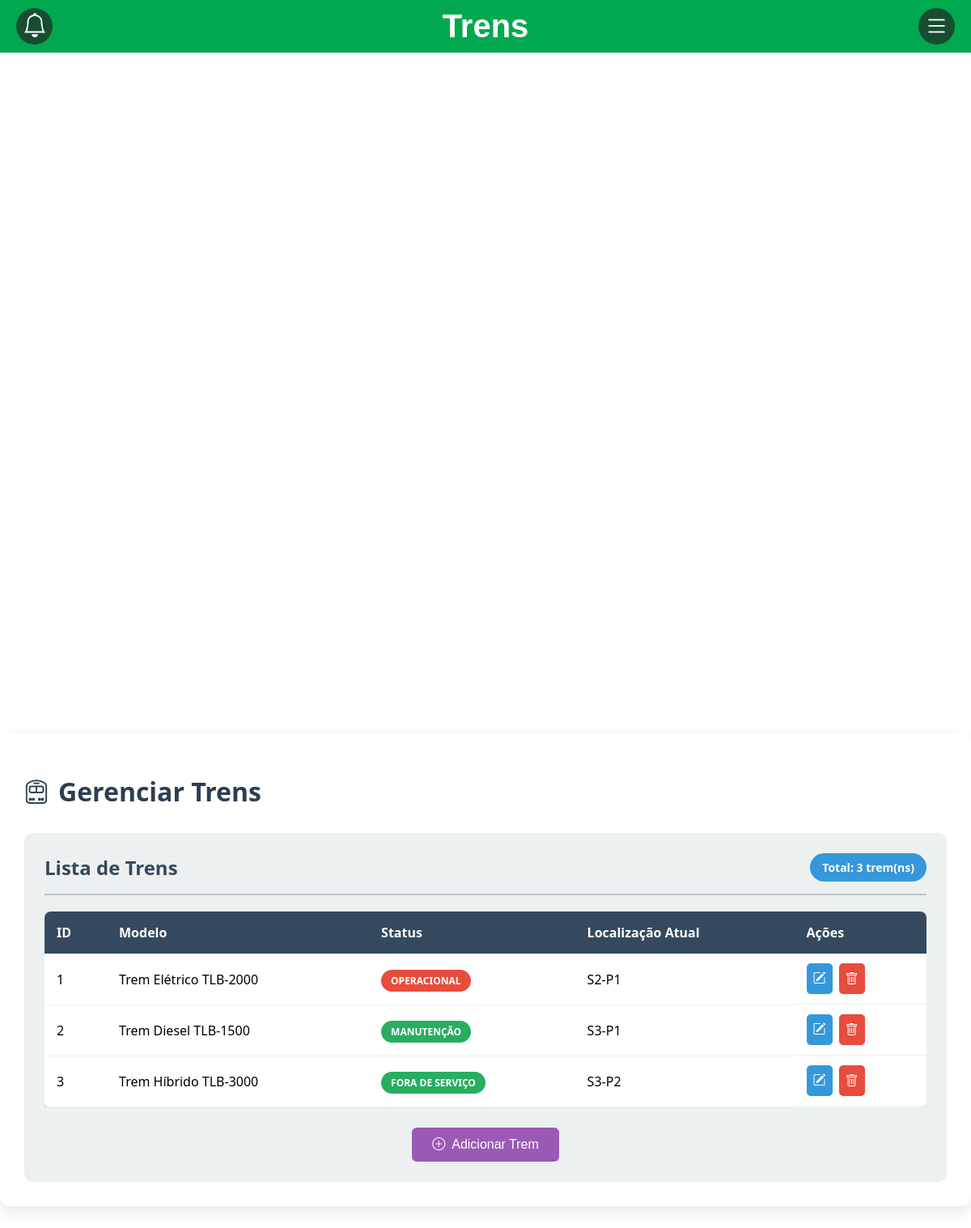
Screenshot of /sistema/public/trens.php (signed in) with the database file from the repository.
### tables this page shows
CREATE TABLE trem (
    id_trem INT NOT NULL AUTO_INCREMENT PRIMARY KEY,
    modelo_trem VARCHAR(100) NOT NULL,
    status_operacional_trem VARCHAR(50) NOT NULL,
    localizacao_atual_trem VARCHAR(100) NOT NULL
);

### sistema/public/trens.php (the view, shortened to what this page needs)
<?php
include "../db.php";
$sql = "SELECT id_trem, modelo_trem, status_operacional_trem, localizacao_atual_trem FROM trem ORDER BY id_trem";
$result = $conn->query($sql);
?>
<?php include "header.php"; ?>
<main>
    <div id="trem3D"></div>
    <div class="paginaFuncionarios" style="margin-top: 40px;">
        <h1>
            <i class="bi bi-train-front"></i> Gerenciar Trens
        </h1>
        <div class="blocoFuncionarios">
            <div class="cabecalhoFuncionarios">
                <h2>Lista de Trens</h2>
                <span class="totalFuncionarios">Total: <?php echo $result->num_rows; ?> trem(ns)</span>
            </div>
            <?php if ($result->num_rows > 0): ?>
                <div class="tabelaFuncionarios">
                    <table>
                        <thead>
                            <tr>
                                <th>ID</th>
                                <th>Modelo</th>
                                <th>Status</th>
                                <th>Localização Atual</th>
                                <th>Ações</th>
                            </tr>
                        </thead>
                        <tbody>
                            <?php while($row = $result->fetch_assoc()): ?>
                            <tr>
                                <td><?php echo htmlspecialchars($row['id_trem']); ?></td>
                                <td><?php echo htmlspecialchars($row['modelo_trem']); ?></td>
                                <td>
                                    <span class="funcao-badge <?php echo $row['status_operacional_trem'] === 'Operacional' ? 'admin' : 'normal'; ?>">
                                        <?php echo htmlspecialchars($row['status_operacional_trem']); ?>
                                    </span>
                                </td>
                                <td><?php echo htmlspecialchars($row['localizacao_atual_trem']); ?></td>
                                <td class="acoes">
                                    <button class="btn-editar" title="Editar" onclick="abrirModalEditar(<?php echo $row['id_trem']; ?>, '<?php echo htmlspecialchars($row['modelo_trem']); ?>', '<?php echo htmlspecialchars($row['status_operacional_trem']); ?>', '<?php echo htmlspecialchars($row['localizacao_atual_trem']); ?>')">
                                        <i class="bi bi-pencil-square"></i>
                                    </button>
                                    <a href="trens.php?excluir=<?php echo $row['id_trem']; ?>" class="btn-excluir" title="Excluir" onclick="return confirm('Tem certeza que deseja excluir o trem <?php echo htmlspecialchars($row['modelo_trem']); ?>?')">
                                        <i class="bi bi-trash"></i>
                                    </a>
                                </td>
                            </tr>
                            <?php endwhile; ?>
                        </tbody>
                    </table>
                </div>
            <?php endif; ?>
            <div class="botoes-acao">
                <button class="btn-adicionar" onclick="abrirModalAdicionar()">
                    <i class="bi bi-plus-circle"></i> Adicionar Trem
                </button>
            </div>
        </div>
    </div>
</main>
</body>
</html>

### sistema/styles/style.css (style rules this page uses)
body { font-family: Arial, sans-serif; margin: 0; padding: 0; }
.paginaFuncionarios { max-width: 1200px; margin: 40px auto; padding: 30px; background-color: #ffffff; border-radius: 12px; font-family: 'Segoe UI', sans-serif; box-shadow: 0 6px 20px rgba(0, 0, 0, 0.1); }
.paginaFuncionarios h1 { font-size: 32px; color: #2c3e50; margin-bottom: 30px; display: flex; align-items: center; gap: 12px; }
.paginaFuncionarios h1 i { font-size: 30px; color: #2c3e50; }
.blocoFuncionarios { background-color: #ecf0f1; padding: 25px; border-radius: 10px; }
.cabecalhoFuncionarios { display: flex; justify-content: space-between; align-items: center; margin-bottom: 20px; padding-bottom: 15px; border-bottom: 2px solid #bdc3c7; }
.cabecalhoFuncionarios h2 { margin: 0; color: #34495e; font-size: 24px; }
.totalFuncionarios { background-color: #3498db; color: white; padding: 8px 15px; border-radius: 20px; font-size: 14px; font-weight: bold; }
.tabelaFuncionarios { overflow-x: auto; margin-bottom: 25px; }
.tabelaFuncionarios table { width: 100%; border-collapse: collapse; background-color: white; border-radius: 8px; overflow: hidden; box-shadow: 0 2px 10px rgba(0, 0, 0, 0.1); }
.tabelaFuncionarios th { background-color: #34495e; color: white; padding: 15px; text-align: left; font-weight: 600; }
.tabelaFuncionarios td { padding: 12px 15px; border-bottom: 1px solid #ecf0f1; }
.funcao-badge { padding: 5px 12px; border-radius: 15px; font-size: 12px; font-weight: bold; text-transform: uppercase; }
.funcao-badge.admin { background-color: #e74c3c; color: white; }
.funcao-badge.normal { background-color: #27ae60; color: white; }
.acoes { display: flex; gap: 8px; }
.btn-editar, .btn-excluir { border: none; padding: 8px; border-radius: 5px; cursor: pointer; transition: background-color 0.3s; font-size: 16px; }
.btn-editar { background-color: #3498db; color: white; }
.btn-excluir { background-color: #e74c3c; color: white; }
.botoes-acao { text-align: center; margin-top: 20px; }
.btn-adicionar { background-color: #9b59b6; color: white; border: none; padding: 12px 25px; border-radius: 6px; font-size: 16px; cursor: pointer; transition: background-color 0.3s; display: inline-flex; align-items: center; gap: 8px; }
#trem3D { width: 100vw; height: 100vh; overflow: hidden; }

### rows the page displays
trem: id_trem "1", modelo_trem "Trem Elétrico TLB-2000", status_operacional_trem "OPERACIONAL", localizacao_atual_trem "S2-P1"
trem: id_trem "2", modelo_trem "Trem Diesel TLB-1500", status_operacional_trem "MANUTENÇÃO", localizacao_atual_trem "S3-P1"
trem: id_trem "3", modelo_trem "Trem Híbrido TLB-3000", status_operacional_trem "FORA DE SERVIÇO", localizacao_atual_trem "S3-P2"

### other values shown
$page_titles[$current_page] "Trens"
$result->num_rows "3"
